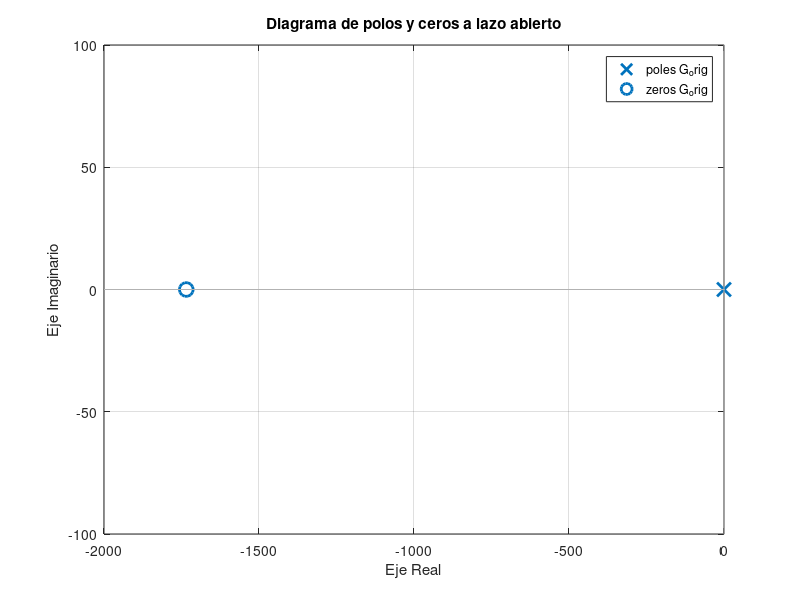
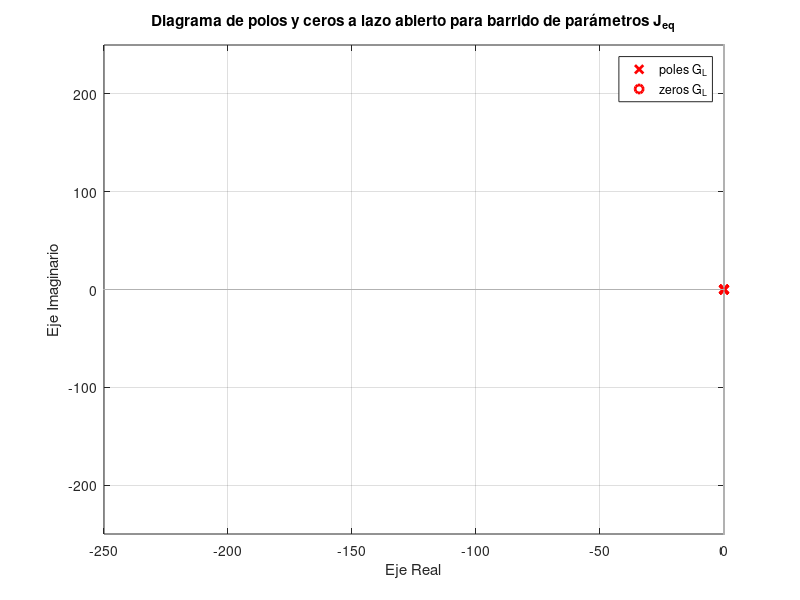

Write MATLAB code to recreate these figures, in order. (Note: this script raises an error after producing the figures.)
clear,clc,close all

%% Sistema mecanico

g = 9.80665;              % m/s^2

m = 1.12;                 % kg
m_unc = 0.16;             % kg (incertidumbre)

l_cm = 0.125;             % m
J_cm = 6.085e-3;          % kg*m^2

l_l = 0.25;               % m

m_l = [0 1.5];                  % [0 1.5] kg (rango de carga)

J_l = (m*l_cm^2 + J_cm) + m_l*l_l^2;   % kg*m^2

omega_0 = 821;            % rad/s
n_0 = 7840;               % rpm

K_t = 21.7e-3;            % Nm/A

I_0 = 0.448;              % A

J_m = 2.3e-6;             % kg*m^2

b_m = (K_t*I_0)/omega_0;  % Nm/(rad/s)

r = 156;                  % relacion de transmision

b_l = b_m*r^2;            % friccion equivalente en articulacion

k_l = m*g*l_cm+m_l*g*l_l; % constante de carga gravitacional

k_l_nom = 0.5*(k_l(1)+k_l(2)); 

J_eq = J_l*(1/r)^2+J_m;   % Inercia equivalente del lado motor

J_eq_nom = 0.5*(J_eq(1)+J_eq(2));

b_eq = b_l*(1/r)^2+b_m;   % friccion equivalente del lado motor

roll = deg2rad(0);

pitch = deg2rad(0);

yaw = deg2rad(0);         % Ángulos de rotación

s_pitch = sin(pitch);

c_pitch = cos(pitch);

s_roll = sin(roll);

%% Sistema electromagnetico

I_0 = 0.448;              % A

R_s = 0.196;              % Ohm
L_s = 0.113e-3;           % H

K_e = 0.0217;             % V/(rad/s)

p = 7;                  % pares de polos

psi_m = K_e/(1.5*p);    % Wb

U_d = 18;               %V

%% Ubicacion de polos

% Funcion de transferencia en vacio (T_L=0)
num_Gu = [0 0 0 K_t];
den_Gu = [L_s*J_eq_nom (R_s*J_eq_nom+L_s*b_eq) (R_s*b_eq+K_e*K_t) 0];

G_u = tf(num_Gu,den_Gu);

% Funcion de transferencia sin alimentacion y con carga (T_L=0)
num_GL = [0 0 L_s/r R_s/r];
den_GL = [L_s*J_eq_nom (R_s*J_eq_nom+L_s*b_eq) (R_s*b_eq+K_e*K_t) 0];

G_orig = tf(num_GL,den_GL);

figure(1)
pzmap(G_orig)
grid on
xlabel('Eje Real')
ylabel('Eje Imaginario')
xlim([-2000,0])
ylim([-100,100])
title('Diagrama de polos y ceros a lazo abierto')


%% Valor de frecuencia y amortiguacion relativa
% wn = sqrt((R_s*b_eq + K_e^2)/(J_eq_nom*L_s));   
% xita = (L_s*b_eq+R_s*J_eq_nom)/(J_eq_nom*L_s*2*wn);
% 
% s = pole(G_L);


Jeq_step = (max(J_eq)-min(J_eq))/9;
Jeq_range = zeros(1,9);
Jeq_range(1) = min(J_eq);
num_GL = [0 0 L_s R_s];
den_GL = [L_s*Jeq_range(1) (R_s*Jeq_range(1)+L_s*b_eq) (R_s*b_eq+K_e*K_t) 0];
polos = roots(den_GL)
G_L = tf(num_GL,den_GL);
figure(2)
pzmap(G_L,'r')
hold on
for i = 2:10
    Jeq_range(i) = Jeq_range(i-1) + Jeq_step;
    num_GL = [0 0 L_s R_s];
    den_GL = [L_s*Jeq_range(i) (R_s*Jeq_range(i)+L_s*b_eq) (R_s*b_eq+K_e*K_t) 0];
    polos = roots(den_GL)
    G_L = tf(num_GL,den_GL);
    pzmap(G_L,'r')
    hold on
end
grid on
xlim([-250,0])
ylim([-250,250])
xlabel('Eje Real')
ylabel('Eje Imaginario')
title('Diagrama de polos y ceros a lazo abierto para barrido de parámetros J_{eq}')
Jeq_range

%% Lazo de corriente
Kp_c = 0.565;
Ki_c = 980;



%% Controlador PID Jeq nominal

n = 2.5;
w_pos = 1200;

% Kd_m = J_eq_nom*n*w_pos;
% Kp_m = J_eq_nom*n*w_pos^2-b_eq;
% Ki_m = J_eq_nom*w_pos^3;
% 
% num_PID = [0 Kd_m Kp_m Ki_m];
% den_PID = [J_eq_nom Kd_m Kp_m Ki_m];
% G_PID = tf(num_PID,den_PID);
% roots(den_PID);
% 
% %% Controlador PID Jeq min
% 
% Kd_m = J_eq(1)*n*w_pos;
% Kp_m = J_eq(1)*n*w_pos^2-b_eq;
% Ki_m = J_eq(1)*w_pos^3;
% 
% num_PID = [0 Kd_m Kp_m Ki_m];
% den_PID = [J_eq(1) Kd_m Kp_m Ki_m];
% G_PID_min = tf(num_PID,den_PID);
% roots(den_PID);

%% Controlador PID Jeq max

Kd_m = J_eq(2)*n*w_pos;
Kp_m = J_eq(2)*n*w_pos^2-b_eq;
Ki_m = J_eq(2)*w_pos^3;

num_PID = [0 Kd_m Kp_m Ki_m];
den_PID = [J_eq(2) Kd_m Kp_m Ki_m];
G_PID_max = tf(num_PID,den_PID);
roots(den_PID);

figure(4)
h = pzplot(G_orig, G_PID_max);
title('Diagrama de polos y ceros a lazo cerrado comparativo')
grid on


%% Observador

ke_tita = 9600;
ke_w = 30720000;
ke_int = 32768000000;

%% Simulacion Sistema Completo
% Define time parameters
t_start = 0;
t_ramp_up = 5;
t_constant = 10;
t_end = 15;
t_step = 0.01;

% Create time vector
t = t_start:t_step:(t_end-t_step);


% Create ramp up, constant, and ramp down vectors
ramp_up = linspace(0, 2*pi, round((t_ramp_up-t_start)/t_step));
constant = 2*pi*ones(1, round((t_constant-t_ramp_up)/t_step));
ramp_down = linspace(2*pi, 0, round((t_end-t_constant)/t_step));

% Concatenate vectors to create the final function
q = [ramp_up constant ramp_down];


% % Plot the function
% plot(t, q);
% xlabel('Time (s)');
% ylabel('Function Value');
% title('Ramp-Constant-Ramp Function');
% 
q = timeseries(q,t);
















%% Constantes del observador
% A = [0 1
%      0 0];
% 
% Bc = [0
%       1/Jeq];
% 
% Bd = -r*Bc;
% 
% C = [1 0];
% 
% D = [0];
% sist = ss(A,Bc,C,D);
% H_sist = tf(sist)
% 
% syms Ktita Komega s
% K = [Ktita
%     Komega];
% 
% A_prima = A - K*C;
% 
% I = eye(2);
% 
% p_obs = expand(det(s*I-A_prima))
% 
% p_des = expand((s+3200)^2)
% 
% Ke_tita = 6400;
% Ke_w = 10240000;
% 
% %% Simulacion Sistema Completo
% % Define time parameters
% t_start = 0;
% t_ramp_up = 5;
% t_constant = 10;
% t_end = 15;
% t_step = 0.01;
% 
% % Create time vector
% t = t_start:t_step:(t_end-t_step);
% 
% 
% % Create ramp up, constant, and ramp down vectors
% ramp_up = linspace(0, 2*pi, round((t_ramp_up-t_start)/t_step));
% constant = 2*pi*ones(1, round((t_constant-t_ramp_up)/t_step));
% ramp_down = linspace(2*pi, 0, round((t_end-t_constant)/t_step));
% 
% % Concatenate vectors to create the final function
% q = [ramp_up constant ramp_down];
% 
% 
% % % Plot the function
% % plot(t, q);
% % xlabel('Time (s)');
% % ylabel('Function Value');
% % title('Ramp-Constant-Ramp Function');
% % 
% q = timeseries(q,t);
% 
% %% Nueva consigna
% 
% % Primera parte
% t1_start = 0;
% t1_ramp_up = 0.1;
% t1_end = 5;
% t1_step = 0.01;
% t1 = t1_start:t1_step:(t1_end-t1_step);
% 
% ramp_up1 = linspace(0, 2*pi/5, round((t1_ramp_up-t1_start)/t1_step));
% constant1 = 2*pi/5*ones(1, round((t1_end-t1_ramp_up)/t1_step));
% 
% q1 = [ramp_up1 constant1];
% 
% 
% % Segunda parte
% t2_start = 5;
% t2_ramp_down = 5.1;
% t2_end = 10;
% t2_step = 0.01;
% t2 = t2_start:t2_step:(t2_end-t2_step);
% 
% ramp_down2 = linspace(2*pi/5, 0, round((t2_ramp_down-t2_start)/t2_step));
% constant2 = zeros(1, round((t2_end-t2_ramp_down)/t2_step));
% 
% q2 = [ramp_down2 constant2];
% 
% % Tercera parte
% t3_start = 10;
% t3_ramp_down = 10.1;
% t3_ramp_up = 14.9;
% t3_constant = 15;
% t3_end = 20;
% t3_step = 0.01;
% t3 = t3_start:t3_step:(t3_end-t3_step);
% 
% ramp_down3 = linspace(0, -2*pi/5, round((t3_ramp_down-t3_start)/t3_step));
% constant3 = -2*pi/5*ones(1, round((t3_ramp_up-t3_ramp_down)/t3_step));
% ramp_up3 = linspace(-2*pi/5, 0, round((t3_constant-t3_ramp_up)/t3_step));
% constant4 = zeros(1, round((t3_end-t3_constant)/t3_step));
% 
% q3 = [ramp_down3 constant3 ramp_up3 constant4];
% 
% % Final
% t4_start = 15.01;
% 
% 
% t_new = [t1 t2 t3];
% q_vel = [q1 q2 q3];
% 
% % % Plot the function
% % plot(t_new, q_vel);
% % xlabel('Time (s)');
% % ylabel('Function Value');
% % title('Ramp-Constant-Ramp Function');
% 
% q_vel = timeseries(q_vel,t_new);
% 
% %% Mejora del Observador
% 
% syms Ktita Komega Kint s
% 
% A_aug = [0 1 0
%          0 0 1
%          0 0 0];
% B_aug = [0
%          1/Jeq
%          0];
% 
% C_aug = [1 0 0];
% 
% K = [Ktita
%     Komega
%     Kint];
% 
% A_int = A_aug - K*C_aug;
% 
% I = eye(3);
% 
% p_obs = expand(det(s*I-A_int))
% 
% p_des = expand((s+3200)^3)
% 
% ke_tita = 9600;
% ke_w = 30720000;
% ke_int = 32768000000;
% 
% K = [9600
%     30720000
%     32768000000];
% A_int = A_aug - K*C_aug;
% 
% G_obs = C_aug*((s*I-A_int)^-1)*B_aug
% G_obs = tf([0 0 6946721411010179/137438953472 0],[1 ke_tita ke_w ke_int])
% 
% %% Prueba Térmica
% % q_ter = [q_vel q_vel q_vel q_vel q_vel q_vel q_vel q_vel q_vel q_vel q_vel q_vel q_vel q_vel q_vel q_vel q_vel q_vel q_vel q_vel];
% % t_ter = 0:0.01:(300-0.01);
% % 
% % q_ter = timeseries(q_ter,t_ter);
% 
% %% Sensores no ideales
% frec_tita = 5000; 
% xita_tita = 1;
% 
% A_tita = [0 -1; frec_tita^2 -2*frec_tita*xita_tita];
% B_tita = [1 ; 0];
% C_tita = [0 1];
% D_tita = [0];
% 
% frec_iabc = 10000; 
% xita_iabc = 1;
% 
% A_iabc = [0 -1; frec_iabc^2 -2*frec_iabc*xita_iabc];
% B_iabc = [1 ; 0];
% C_iabc = [0 1];
% D_iabc = [0];
% 
% tau = 1;
% 
% A_temp = [-1/tau];
% B_temp = [1];
% C_temp = [1/tau];
% D_temp = [0];
% 
% %% Modulador de Tension no ideal
% frec_vmod = 6000*5;
% xita_vmod = 1;
% 
% A_vmod = [0 -1; frec_vmod^2 -2*frec_vmod*xita_vmod];
% B_vmod = [1 ; 0];
% C_vmod = [0 1];
% D_vmod = 0;
% 
% Vsl = 24;
% Vsat = sqrt(2/3)*Vsl;
% 
% %% Controlador Discreto
% Ts = 2*pi/(3200*10);
% % 
% % G_PID_z = c2d(G_PID,Ts,'tustin')
% % [num_z,den_z] = tfdata(G_PID_z,'v')
% % 
% % b0 = num_z(1);
% % b1 = num_z(2);
% % b2 = num_z(3);
% % b3 = num_z(4);
% % a0 = den_z(1);
% % a1 = den_z(2);
% % a2 = den_z(3);
% % a3 = den_z(4);
% % 
% % % figure(1)
% % % step(G_PID,'--',G_PID_z,'-')
% % % figure(2)
% % % pzmap(G_PID_z)
% % 
% % G_obs_z = c2d(G_obs,Ts,'tustin')
% % 
% % syms Kp Ki Kd real
% % eq1 = b0 == Kp + (Ki * Ts / 2) + (2 * Kd / Ts);
% % eq2 = b1 == -Kp + (Ki * Ts / 2) - (2 * Kd / Ts);
% % 
% % sol = solve([eq1, eq2], [Kp, Ki, Kd]);
% % Kp_discrete = double(sol.Kp)
% % Ki_discrete = double(sol.Ki)
% % Kd_discrete = double(sol.Kd)
% 
% % stepinfo(G_orig,'SettlingTimeThreshold',0.01)
